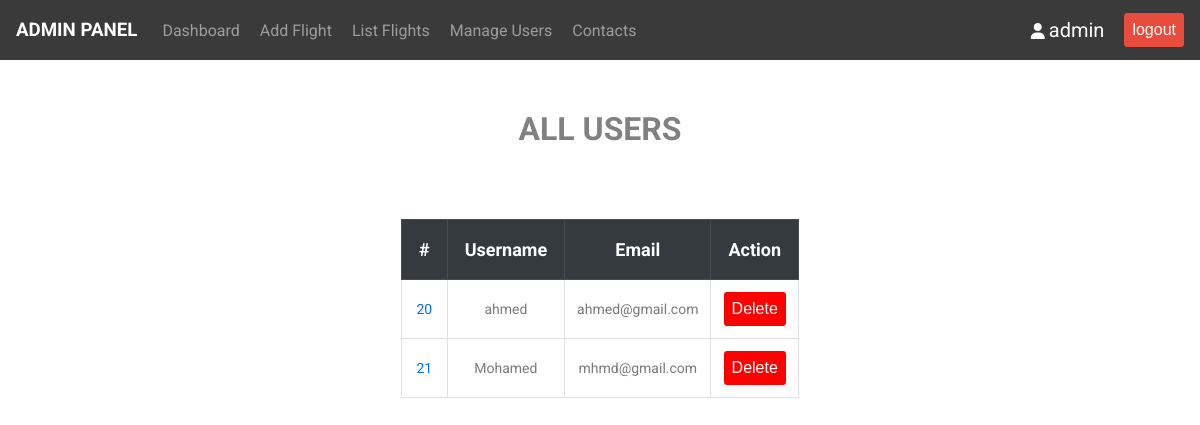
Screenshot of /admin/allUsers.php with the database file from the repository.
### tables this page shows
CREATE TABLE `users` (
  `user_id` int(11) NOT NULL,
  `username` varchar(255) NOT NULL,
  `email` varchar(255) NOT NULL,
  `password` varchar(255) NOT NULL
);

### admin/allUsers.php (the view, shortened to what this page needs)
<!DOCTYPE html>
<html lang="en">
<head>
    <link rel="stylesheet" href="../admin styles/allFlights.css">
    <link rel="stylesheet" href="../styles/fontawsome/all.min.css">
</head>
<body>
    <?php include "../includes/admin_nav.php"?>
    <div class="container">
        <h1 style="text-align: center;color: #818182;">ALL USERS</h1>
        <div class="scrollable">
            <table class="table">
                <thead style="background-color: #343a40;color:white;">
                    <tr>
                        <th>#</th>
                        <th>Username</th>
                        <th>Email</th>
                        <th>Action</th>
                    </tr>
                </thead>
                <tbody>
                    <?php
                        include_once "../connect.php";
                        $sql = "SELECT * from users";
                        $result = $conn->query($sql);
                        $nof_rows = $result->num_rows;
                        if($nof_rows > 0){
                            while($row = mysqli_fetch_assoc($result)){
                                echo "
                                <tr>
                                    <td style='color: rgb(0, 110, 255)'>$row[user_id]</td>
                                    <td>$row[username]</td>
                                    <td>$row[email]</td>
                                    <td><a href='../functions/deleteUser.php?user_id=$row[user_id]'><button>Delete</button></a></td>
                                </tr>
                                ";
                            }
                        }
                    ?>
                </tbody>
            </table>
        </div>
    </div>
</body>
</html>

### admin styles/allFlights.css (style rules this page uses)
html { scroll-behavior: smooth; }
body { margin: 0; font-family: 'DM Sans', sans-serif; font-family: 'Poppins', sans-serif; font-family: 'Roboto', sans-serif; }
.container { width: 90%; margin: 50px auto; }
a { text-decoration: none; color: white; }
button { background-color: red; color: white; outline: none; border: none; padding: 8px; border-radius: 3px; font-size: 16px; cursor: pointer; }
.scrollable { overflow: auto; }
table { border-collapse: collapse; margin: 50px auto 0; text-align: center; }
th { border: 1px solid #454d55; padding: 19px 17px; font-size: 18px; }
td { padding: 12px; border: 1px solid #dee2e6; color: #7a7a7a; font-size: 14px; }

### rows the page displays
users: user "20", username "ahmed", email "ahmed@gmail.com"
users: user "21", username "Mohamed", email "mhmd@gmail.com"
